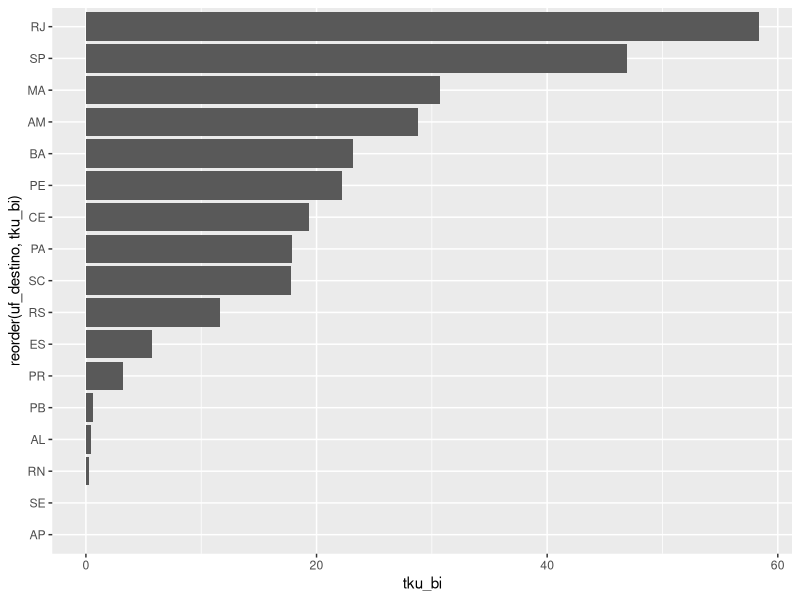
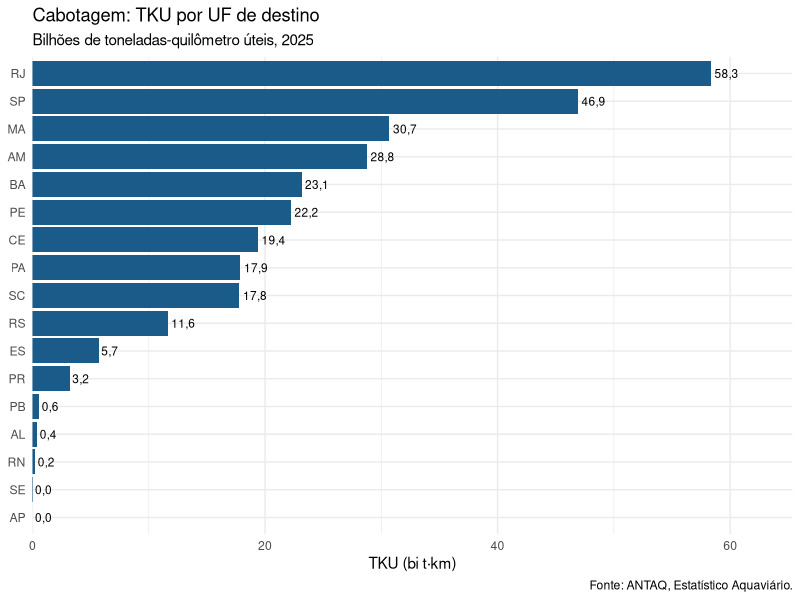
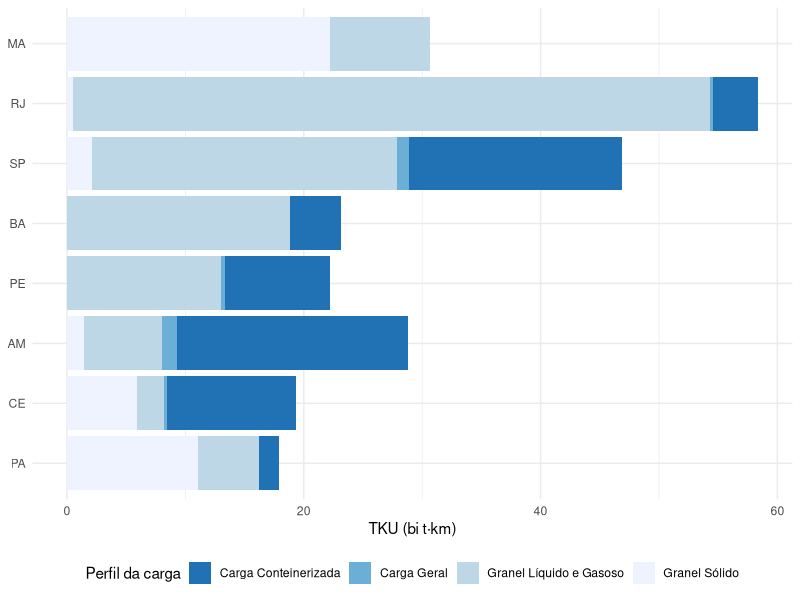
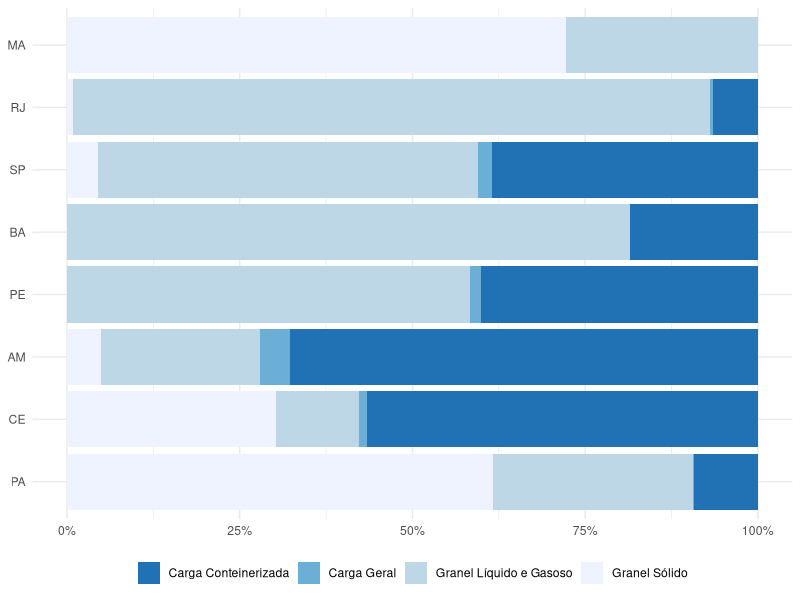
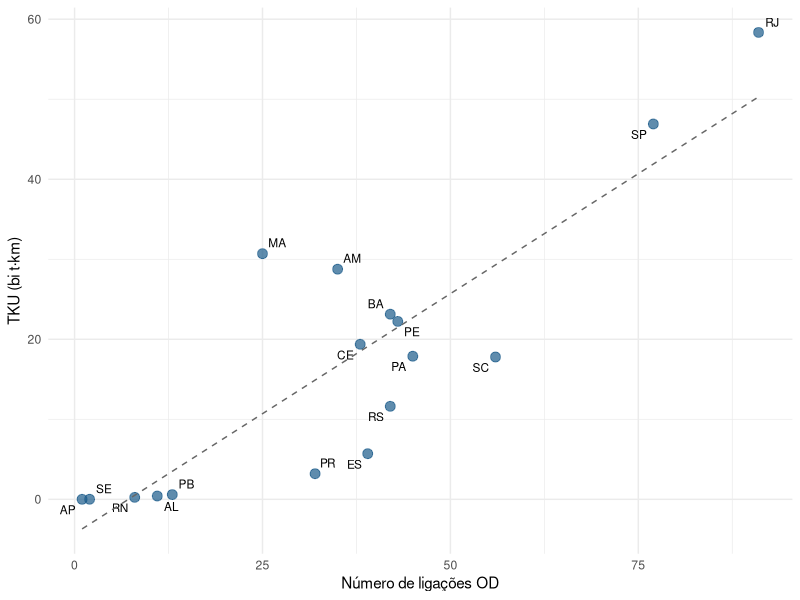
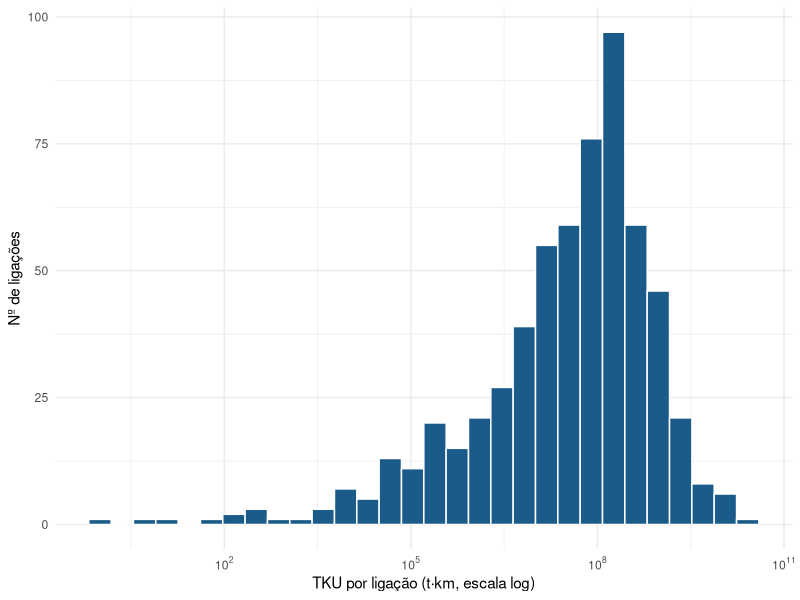
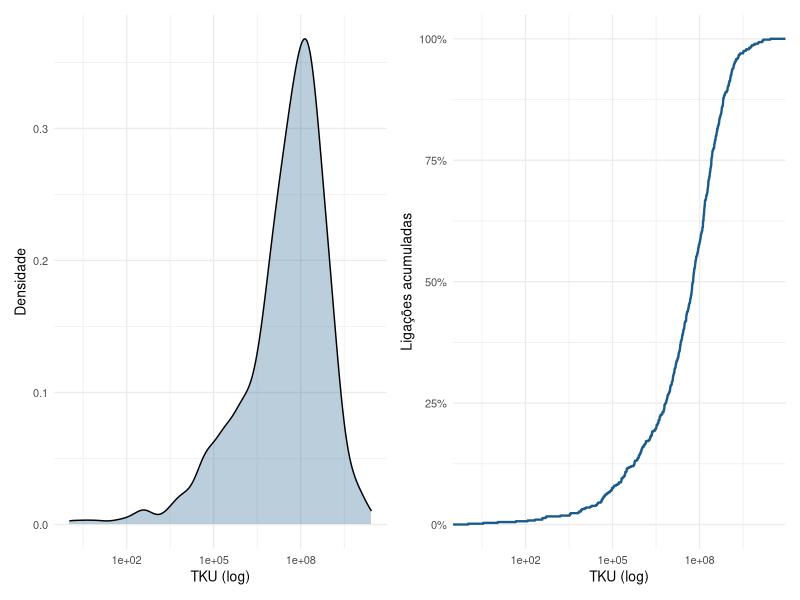
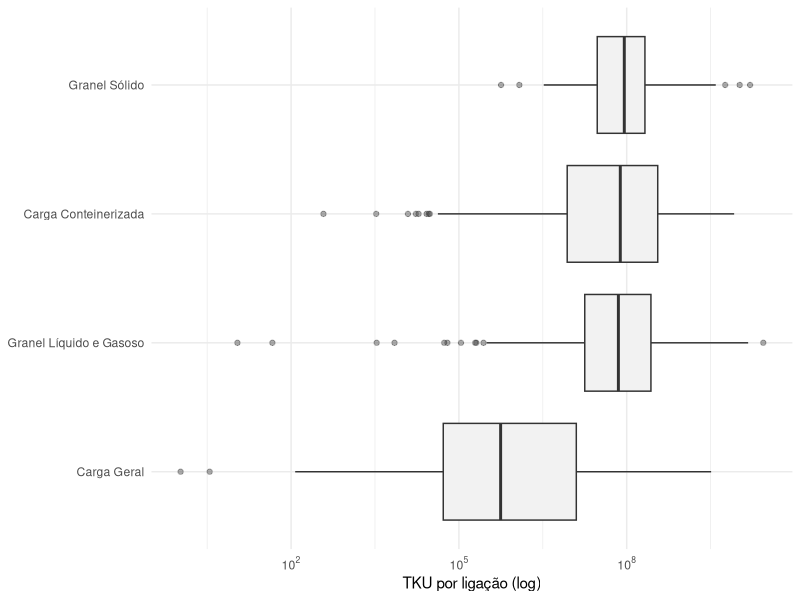

Generate these figures, in order, with R:
## ---- chunk 1
library(dplyr)
library(ggplot2)
library(scales)
library(stringr)
library(readxl)

colunas <- c("ano", "perfil", "sh2",
             "pais_origem", "uf_origem", "cidade_origem", "instalacao_origem",
             "pais_destino", "uf_destino", "cidade_destino", "instalacao_destino",
             "tku")

cabotagem <- read_excel("dados/cabotagem_tku_2025.xlsx", na = c("", "-"))
stopifnot(ncol(cabotagem) == length(colunas))
names(cabotagem) <- colunas

cabotagem <- cabotagem |>
  mutate(across(where(is.character), str_squish)) |>
  filter(tku > 0) |>
  mutate(uf_origem  = str_to_upper(uf_origem),
         uf_destino = str_to_upper(uf_destino),
         tku_bi     = tku / 1e9)
## ---- chunk 2
#| label: fig-primeiro
#| fig-cap: "Estrutura mínima de um gráfico"
por_uf <- cabotagem |>
  summarise(tku_bi = sum(tku_bi), .by = uf_destino) |>
  arrange(desc(tku_bi))

ggplot(por_uf, aes(x = tku_bi, y = reorder(uf_destino, tku_bi))) +
  geom_col()
## ---- chunk 3
#| label: fig-barras
#| fig-cap: "TKU de cabotagem por UF de destino (2025)"
ggplot(por_uf, aes(x = tku_bi, y = reorder(uf_destino, tku_bi))) +
  geom_col(fill = "#1a5b8a") +
  geom_text(aes(label = number(tku_bi, accuracy = 0.1, decimal.mark = ",")),
            hjust = -0.15, size = 3) +
  scale_x_continuous(expand = expansion(mult = c(0, 0.12))) +
  labs(
    title = "Cabotagem: TKU por UF de destino",
    subtitle = "Bilhões de toneladas-quilômetro úteis, 2025",
    x = "TKU (bi t·km)", y = NULL,
    caption = "Fonte: ANTAQ, Estatístico Aquaviário."
  ) +
  theme_minimal(base_size = 11)
## ---- chunk 4
#| label: fig-barras-perfil
#| fig-cap: "Composição do TKU por perfil de carga"
por_perfil <- cabotagem |>
  summarise(tku_bi = sum(tku_bi), .by = c(uf_destino, perfil)) |>
  filter(uf_destino %in% por_uf$uf_destino[1:8])

ggplot(por_perfil, aes(x = tku_bi, y = reorder(uf_destino, tku_bi), fill = perfil)) +
  geom_col() +                                 # empilhado (padrão)
  scale_fill_brewer(palette = "Blues", direction = -1) +
  labs(x = "TKU (bi t·km)", y = NULL, fill = "Perfil da carga") +
  theme_minimal(base_size = 11) +
  theme(legend.position = "bottom")
## ---- chunk 5
#| label: fig-barras-fill
#| fig-cap: "Participação de cada perfil de carga no TKU de destino"
ggplot(por_perfil, aes(x = tku_bi, y = reorder(uf_destino, tku_bi), fill = perfil)) +
  geom_col(position = "fill") +
  scale_x_continuous(labels = percent_format(accuracy = 1)) +
  scale_fill_brewer(palette = "Blues", direction = -1) +
  labs(x = NULL, y = NULL, fill = NULL) +
  theme_minimal(base_size = 11) +
  theme(legend.position = "bottom")
## ---- chunk 6
#| label: fig-scatter
#| fig-cap: "Relação entre número de ligações e TKU total por UF de destino"
resumo_uf <- cabotagem |>
  summarise(ligacoes = n(), tku_bi = sum(tku_bi), .by = uf_destino)

ggplot(resumo_uf, aes(x = ligacoes, y = tku_bi)) +
  geom_point(size = 3, alpha = 0.7, colour = "#1a5b8a") +
  ggrepel::geom_text_repel(aes(label = uf_destino), size = 3) +
  geom_smooth(method = "lm", se = FALSE, linewidth = 0.5,
              colour = "grey40", linetype = "dashed") +
  labs(x = "Número de ligações OD", y = "TKU (bi t·km)") +
  theme_minimal(base_size = 11)
## ---- chunk 7
#| label: fig-hist
#| fig-cap: "Distribuição do TKU por ligação OD (escala log)"
ggplot(cabotagem, aes(x = tku)) +
  geom_histogram(bins = 30, fill = "#1a5b8a", colour = "white") +
  scale_x_log10(labels = label_log()) +
  labs(x = "TKU por ligação (t·km, escala log)", y = "Nº de ligações") +
  theme_minimal(base_size = 11)
## ---- chunk 8
#| label: fig-dens-cdf
#| fig-cap: "Densidade (esquerda) e distribuição acumulada (direita)"
g1 <- ggplot(cabotagem, aes(x = tku)) +
  geom_density(fill = "#1a5b8a", alpha = 0.3) +
  scale_x_log10() +
  labs(x = "TKU (log)", y = "Densidade") +
  theme_minimal(base_size = 10)

g2 <- ggplot(cabotagem, aes(x = tku)) +
  stat_ecdf(geom = "step", linewidth = 0.8, colour = "#1a5b8a") +
  scale_x_log10() +
  scale_y_continuous(labels = percent_format()) +
  labs(x = "TKU (log)", y = "Ligações acumuladas") +
  theme_minimal(base_size = 10)

patchwork::wrap_plots(g1, g2)
## ---- chunk 9
#| label: fig-box
#| fig-cap: "TKU por ligação, segundo perfil de carga"
ggplot(cabotagem, aes(x = tku, y = reorder(perfil, tku, FUN = median))) +
  geom_boxplot(outlier.alpha = 0.4, fill = "grey95") +
  scale_x_log10(labels = label_log()) +
  labs(x = "TKU por ligação (log)", y = NULL) +
  theme_minimal(base_size = 11)
## ---- chunk 10
#| label: fig-linha
#| fig-cap: "Exemplo de série temporal com dados fictícios"
serie <- data.frame(
  ano = 2015:2025,
  tku_bi = c(24.1, 23.4, 25.8, 27.2, 28.9, 27.1, 30.4, 32.2, 33.8, 35.1, 36.4)
)

ggplot(serie, aes(x = ano, y = tku_bi)) +
  geom_line(linewidth = 0.9, colour = "#1a5b8a") +
  geom_point(size = 2, colour = "#1a5b8a") +
  scale_x_continuous(breaks = seq(2015, 2025, 2)) +
  labs(x = NULL, y = "TKU (bi t·km)") +
  theme_minimal(base_size = 11)
## ---- chunk 11
number(1234567.891, big.mark = ".", decimal.mark = ",", accuracy = 0.01)
percent(0.1234, accuracy = 0.1, decimal.mark = ",")
label_number(scale = 1e-9, suffix = " bi", decimal.mark = ",")(8332538649)
comma(1234567)
## ---- chunk 12
#| label: fig-escalas
#| fig-cap: "Eixo formatado em padrão brasileiro"
ggplot(por_uf |> slice_head(n = 8), aes(x = tku_bi, y = reorder(uf_destino, tku_bi))) +
  geom_col(fill = "#1a5b8a") +
  scale_x_continuous(
    labels = label_number(big.mark = ".", decimal.mark = ",", accuracy = 0.1)
  ) +
  labs(x = "TKU (bi t·km)", y = NULL) +
  theme_minimal(base_size = 11)
## ---- chunk 13
#| label: fig-forcats
#| fig-cap: "Ordem explícita das categorias"
cabotagem |>
  summarise(tku_bi = sum(tku_bi), .by = perfil) |>
  mutate(perfil = forcats::fct_reorder(perfil, tku_bi)) |>
  ggplot(aes(x = tku_bi, y = perfil)) +
  geom_col(fill = "#1a5b8a") +
  labs(x = "TKU (bi t·km)", y = NULL) +
  theme_minimal(base_size = 11)
## ---- chunk 14
cabotagem |>
  mutate(sh2_top = forcats::fct_lump_n(sh2, n = 5, w = tku)) |>
  summarise(tku_bi = sum(tku_bi), .by = sh2_top) |>
  arrange(desc(tku_bi))
## ---- chunk 15
#| label: fig-facet
#| fig-cap: "Um painel por perfil de carga"
cabotagem |>
  summarise(tku_bi = sum(tku_bi), .by = c(perfil, uf_destino)) |>
  slice_max(tku_bi, n = 5, by = perfil) |>
  ggplot(aes(x = tku_bi, y = reorder(uf_destino, tku_bi))) +
  geom_col(fill = "#1a5b8a") +
  facet_wrap(~perfil, scales = "free") +
  labs(x = "TKU (bi t·km)", y = NULL) +
  theme_minimal(base_size = 10)
## ---- chunk 16
#| label: fig-anotacao
#| fig-cap: "Destaque de um ponto específico"
maior <- cabotagem |> slice_max(tku, n = 1)

ggplot(resumo_uf, aes(x = ligacoes, y = tku_bi)) +
  geom_point(colour = "grey60", size = 2.5) +
  geom_point(data = resumo_uf |> filter(uf_destino == maior$uf_destino),
             colour = "#e07b39", size = 4) +
  annotate("text", x = 30, y = max(resumo_uf$tku_bi) * 0.95,
           label = str_glue("Maior ligação: {maior$cidade_origem} > {maior$cidade_destino}"),
           hjust = 0, size = 3.2) +
  geom_hline(yintercept = mean(resumo_uf$tku_bi), linetype = "dashed", colour = "grey50") +
  labs(x = "Ligações OD", y = "TKU (bi t·km)") +
  theme_minimal(base_size = 11)
## ---- chunk 17
tema_mt <- function(base_size = 11) {
  theme_minimal(base_size = base_size) +
    theme(
      plot.title    = element_text(face = "bold", size = rel(1.15)),
      plot.subtitle = element_text(colour = "grey35"),
      plot.caption  = element_text(colour = "grey45", size = rel(0.8)),
      panel.grid.minor = element_blank(),
      legend.position  = "bottom"
    )
}

theme_set(tema_mt())
## ---- chunk 18
#| label: fig-bin2d
#| fig-cap: "Densidade de ligações por faixa de TKU e número de ligações da UF"
cabotagem |>
  left_join(resumo_uf |> select(uf_destino, ligacoes), by = "uf_destino") |>
  ggplot(aes(x = ligacoes, y = tku)) +
  geom_bin2d(bins = 20) +
  scale_y_log10() +
  scale_fill_viridis_c(option = "magma", direction = -1) +
  labs(x = "Ligações da UF de destino", y = "TKU da ligação (log)", fill = "Nº de\nligações") +
  tema_mt()
## ---- chunk 19
library(classInt)

valores <- resumo_uf$tku_bi

quebras_jenks  <- classIntervals(valores, n = 5, style = "jenks")
quebras_quant  <- classIntervals(valores, n = 5, style = "quantile")
quebras_iguais <- classIntervals(valores, n = 5, style = "equal")

round(quebras_jenks$brks, 2)
round(quebras_quant$brks, 2)
round(quebras_iguais$brks, 2)
## ---- chunk 20
#| label: fig-jenks
#| fig-cap: "As mesmas UFs classificadas por três métodos de quebra"
classificar <- function(x, estilo) {
  q <- classIntervals(x, n = 5, style = estilo)
  cut(x, breaks = q$brks, include.lowest = TRUE, dig.lab = 2)
}

resumo_uf |>
  mutate(
    Jenks      = classificar(tku_bi, "jenks"),
    Quantil    = classificar(tku_bi, "quantile"),
    `Interv. iguais` = classificar(tku_bi, "equal")
  ) |>
  tidyr::pivot_longer(c(Jenks, Quantil, `Interv. iguais`),
                      names_to = "metodo", values_to = "classe") |>
  ggplot(aes(x = 1, y = reorder(uf_destino, tku_bi), fill = as.integer(classe))) +
  geom_tile() +
  facet_wrap(~metodo) +
  scale_fill_viridis_c(option = "viridis", breaks = 1:5) +
  labs(x = NULL, y = NULL, fill = "Classe") +
  theme_minimal(base_size = 9) +
  theme(axis.text.x = element_blank(), panel.grid = element_blank())
